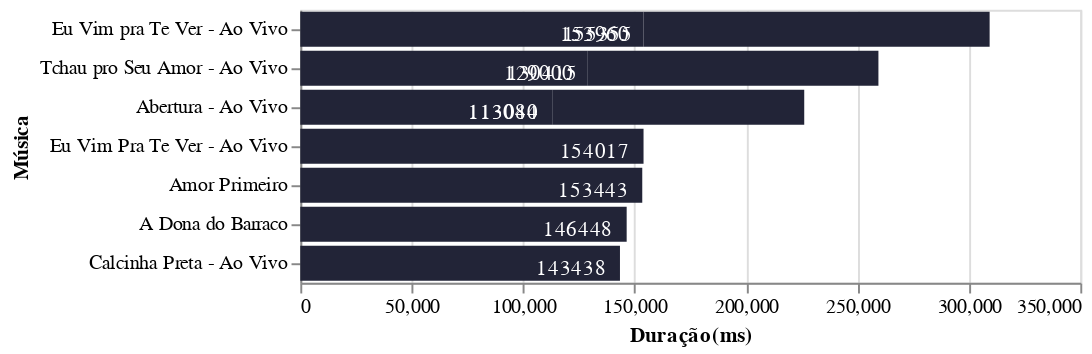

Notebook cell for this chart:
### Code cell
chart = alt.Chart(data_shortest_songs).mark_bar(color = '#222437').encode(
    alt.Y('name:N', sort='-x', axis = alt.Axis(title='Música')),
    alt.X('duration_ms:Q', axis = alt.Axis(title='Duração(ms)')),
    tooltip = ['name', 'album']
)
text = alt.Chart(data_shortest_songs).mark_text(dx=-25, dy=3, color='white').encode(
    alt.Y('name:N', sort='-x'),
    alt.X('duration_ms:Q'),
    alt.Text('duration_ms:Q')
)

chart + text

### Figure 1 — Vega-Lite specification as saved in the notebook (floating-point values rounded to 4 significant figures)
{"config": {"view": {"continuousWidth": 400, "continuousHeight": 300}}, "layer": [{"mark": {"type": "bar", "color": "#222437"}, "encoding": {"tooltip": [{"type": "nominal", "field": "name"}, {"type": "nominal", "field": "album"}], "x": {"type": "quantitative", "axis": {"title": "Duração(ms)"}, "field": "duration_ms"}, "y": {"type": "nominal", "axis": {"title": "Música"}, "field": "name", "sort": "-x"}}}, {"mark": {"type": "text", "color": "white", "dx": -25, "dy": 3}, "encoding": {"text": {"type": "quantitative", "field": "duration_ms"}, "x": {"type": "quantitative", "field": "duration_ms"}, "y": {"type": "nominal", "field": "name", "sort": "-x"}}}], "data": {"name": "data-b8b54b5e3c462dfd0b9befa9b29e3222"}, "$schema": "https://vega.github.io/schema/vega-lite/v4.8.1.json", "datasets": {"data-b8b54b5e3c462dfd0b9befa9b29e3222": [{"album": "A Moçada é Só Filé! - Ao Vivo", "album_type": "album", "track_number": 1, "id_track": "5BIcdezyYW1Qk6fBSVb8Vu", "name": "Abertura - Ao Vivo", "popularity": 4, "explicit": false, "duration_ms": 113040, "release_date": "1998-05-17", "artists": "['Calcinha Preta']"}, {"album": "Sou Seu Amor, Vol. 6 (Ao Vivo)", "album_type": "album", "track_number": 1, "id_track": "4UeBdPN8eKaGejz54tsarT", "name": "Abertura - Ao Vivo", "popularity": 8, "explicit": false, "duration_ms": 113084, "release_date": "1999-01-01", "artists": "['Calcinha Preta']"}, {"album": "CP 25 Anos, Pt. 1 (Ao Vivo)", "album_type": "single", "track_number": 5, "id_track": "62u1dbhEuBAWyZnl0n7Ue8", "name": "Tchau pro Seu Amor - Ao Vivo", "popularity": 39, "explicit": false, "duration_ms": 129000, "release_date": "2020-05-13", "artists": "['Calcinha Preta', 'MC JottaPê']"}, {"album": "Tchau pro Seu Amor (Ao Vivo)", "album_type": "single", "track_number": 1, "id_track": "24gHMEGrPZYzKI0SBow7ML", "name": "Tchau pro Seu Amor - Ao Vivo", "popularity": 51, "explicit": false, "duration_ms": 130415, "release_date": "2020-02-21", "artists": "['Calcinha Preta', 'MC JottaPê']"}, {"album": "Arrepiando Com a Galera, Vol. 3 (Ao Vivo)", "album_type": "album", "track_number": 11, "id_track": "0sqJy399ewFdVxntLEr95T", "name": "Calcinha Preta - Ao Vivo", "popularity": 1, "explicit": false, "duration_ms": 143438, "release_date": "1997-01-01", "artists": "['Calcinha Preta']"}, {"album": "Balada Prime", "album_type": "album", "track_number": 7, "id_track": "07lwcDQUbH2igoMByc6A7G", "name": "A Dona do Barraco", "popularity": 13, "explicit": false, "duration_ms": 146448, "release_date": "2015-12-14", "artists": "['Calcinha Preta']"}, {"album": "A Banda de Forró Mais Gostosa do Brasil, Vol. 1", "album_type": "album", "track_number": 8, "id_track": "1a0HQtzUyKUlPlS8nFszVe", "name": "Amor Primeiro", "popularity": 3, "explicit": false, "duration_ms": 153443, "release_date": "1996-01-01", "artists": "['Calcinha Preta']"}, {"album": "A Moçada é Só Filé! - Ao Vivo", "album_type": "album", "track_number": 8, "id_track": "7ksfWVvHIWxgqZ1aD7BZPX", "name": "Eu Vim pra Te Ver - Ao Vivo", "popularity": 6, "explicit": false, "duration_ms": 153960, "release_date": "1998-05-17", "artists": "['Calcinha Preta']"}, {"album": "A Moçada É Só Filé!, Vol. 5 (Ao Vivo)", "album_type": "album", "track_number": 7, "id_track": "0lM9o6KXfoipKcWMZwEuYo", "name": "Eu Vim Pra Te Ver - Ao Vivo", "popularity": 9, "explicit": false, "duration_ms": 154017, "release_date": "1998-07-01", "artists": "['Calcinha Preta']"}, {"album": "Ao Vivo em Salvador, Vol. 1", "album_type": "album", "track_number": 15, "id_track": "2z9KV7tphuuZQkdW3juLyo", "name": "Eu Vim pra Te Ver - Ao Vivo", "popularity": 21, "explicit": false, "duration_ms": 155355, "release_date": "2003-09-13", "artists": "['Calcinha Preta']"}]}}
